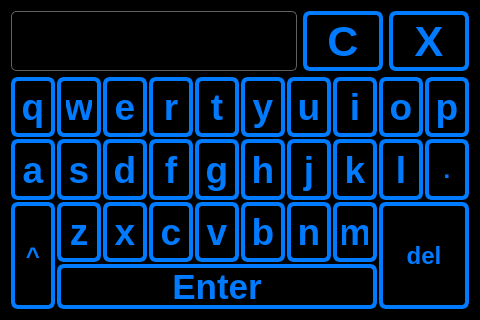
<?xml version="1.0" encoding="UTF-8"?>
<ui version="4.0">
 <class>Keyboard</class>
 <widget class="QDialog" name="Keyboard">
  <property name="geometry">
   <rect>
    <x>0</x>
    <y>0</y>
    <width>480</width>
    <height>320</height>
   </rect>
  </property>
  <property name="minimumSize">
   <size>
    <width>480</width>
    <height>320</height>
   </size>
  </property>
  <property name="maximumSize">
   <size>
    <width>480</width>
    <height>320</height>
   </size>
  </property>
  <property name="windowTitle">
   <string>Enter Name</string>
  </property>
  <property name="styleSheet">
   <string notr="true">QWidget
{
	color: rgb(0, 123, 255);	
	background-color: rgb(0, 0, 0);

}

QPushButton {
	background-color: rgb(0, 0, 0);
	color: (0, 123, 255);
    border-width: 4px;
	border-color: rgb(0, 123, 255);
	border-style: solid;
	border-radius: 7;
	padding: 3px;
	padding-left: 5px;
	padding-right: 5px;
}

QPushButton:pressed
{
	color: rgb(239, 151, 0);	
	border-color: rgb(239, 151, 0);
}

QPushButton:checked
{
	color: rgb(239, 151, 0);	
	border-color: rgb(239, 151, 0);
}

QLineEdit
{
	color: (0, 123, 255);
    padding: 1px;
    border-style: solid;
    border: 1px solid rgb(97, 97, 97);
    border-radius: 5;
}

#LName {
	color: rgb(239, 151, 0);
}
</string>
  </property>
  <layout class="QVBoxLayout" name="verticalLayout">
   <item>
    <layout class="QHBoxLayout" name="horizontalLayout">
     <item>
      <widget class="QLineEdit" name="LName">
       <property name="minimumSize">
        <size>
         <width>0</width>
         <height>50</height>
        </size>
       </property>
       <property name="maximumSize">
        <size>
         <width>16777215</width>
         <height>60</height>
        </size>
       </property>
       <property name="font">
        <font>
         <pointsize>32</pointsize>
        </font>
       </property>
      </widget>
     </item>
     <item>
      <widget class="QPushButton" name="clear">
       <property name="minimumSize">
        <size>
         <width>80</width>
         <height>0</height>
        </size>
       </property>
       <property name="maximumSize">
        <size>
         <width>16777215</width>
         <height>60</height>
        </size>
       </property>
       <property name="font">
        <font>
         <pointsize>32</pointsize>
         <weight>75</weight>
         <bold>true</bold>
        </font>
       </property>
       <property name="text">
        <string>C</string>
       </property>
      </widget>
     </item>
     <item>
      <widget class="QPushButton" name="backButton">
       <property name="minimumSize">
        <size>
         <width>80</width>
         <height>0</height>
        </size>
       </property>
       <property name="maximumSize">
        <size>
         <width>16777215</width>
         <height>60</height>
        </size>
       </property>
       <property name="font">
        <font>
         <pointsize>32</pointsize>
         <weight>75</weight>
         <bold>true</bold>
        </font>
       </property>
       <property name="text">
        <string>X</string>
       </property>
      </widget>
     </item>
    </layout>
   </item>
   <item>
    <layout class="QGridLayout" name="gridLayout">
     <property name="spacing">
      <number>2</number>
     </property>
     <item row="0" column="0">
      <widget class="QPushButton" name="Buttonq">
       <property name="sizePolicy">
        <sizepolicy hsizetype="Expanding" vsizetype="Expanding">
         <horstretch>0</horstretch>
         <verstretch>0</verstretch>
        </sizepolicy>
       </property>
       <property name="minimumSize">
        <size>
         <width>44</width>
         <height>0</height>
        </size>
       </property>
       <property name="font">
        <font>
         <pointsize>28</pointsize>
         <weight>75</weight>
         <bold>true</bold>
        </font>
       </property>
       <property name="text">
        <string>q</string>
       </property>
      </widget>
     </item>
     <item row="0" column="1">
      <widget class="QPushButton" name="Buttonw">
       <property name="sizePolicy">
        <sizepolicy hsizetype="Expanding" vsizetype="Expanding">
         <horstretch>0</horstretch>
         <verstretch>0</verstretch>
        </sizepolicy>
       </property>
       <property name="minimumSize">
        <size>
         <width>44</width>
         <height>0</height>
        </size>
       </property>
       <property name="font">
        <font>
         <pointsize>28</pointsize>
         <weight>75</weight>
         <bold>true</bold>
        </font>
       </property>
       <property name="text">
        <string>w</string>
       </property>
      </widget>
     </item>
     <item row="0" column="2">
      <widget class="QPushButton" name="Buttone">
       <property name="sizePolicy">
        <sizepolicy hsizetype="Expanding" vsizetype="Expanding">
         <horstretch>0</horstretch>
         <verstretch>0</verstretch>
        </sizepolicy>
       </property>
       <property name="minimumSize">
        <size>
         <width>44</width>
         <height>0</height>
        </size>
       </property>
       <property name="font">
        <font>
         <pointsize>28</pointsize>
         <weight>75</weight>
         <bold>true</bold>
        </font>
       </property>
       <property name="text">
        <string>e</string>
       </property>
      </widget>
     </item>
     <item row="0" column="4">
      <widget class="QPushButton" name="Buttont">
       <property name="sizePolicy">
        <sizepolicy hsizetype="Expanding" vsizetype="Expanding">
         <horstretch>0</horstretch>
         <verstretch>0</verstretch>
        </sizepolicy>
       </property>
       <property name="minimumSize">
        <size>
         <width>44</width>
         <height>0</height>
        </size>
       </property>
       <property name="font">
        <font>
         <pointsize>28</pointsize>
         <weight>75</weight>
         <bold>true</bold>
        </font>
       </property>
       <property name="text">
        <string>t</string>
       </property>
      </widget>
     </item>
     <item row="0" column="3">
      <widget class="QPushButton" name="Buttonr">
       <property name="sizePolicy">
        <sizepolicy hsizetype="Expanding" vsizetype="Expanding">
         <horstretch>0</horstretch>
         <verstretch>0</verstretch>
        </sizepolicy>
       </property>
       <property name="minimumSize">
        <size>
         <width>44</width>
         <height>0</height>
        </size>
       </property>
       <property name="font">
        <font>
         <pointsize>28</pointsize>
         <weight>75</weight>
         <bold>true</bold>
        </font>
       </property>
       <property name="text">
        <string>r</string>
       </property>
      </widget>
     </item>
     <item row="0" column="8">
      <widget class="QPushButton" name="Buttono">
       <property name="sizePolicy">
        <sizepolicy hsizetype="Expanding" vsizetype="Expanding">
         <horstretch>0</horstretch>
         <verstretch>0</verstretch>
        </sizepolicy>
       </property>
       <property name="minimumSize">
        <size>
         <width>44</width>
         <height>0</height>
        </size>
       </property>
       <property name="font">
        <font>
         <pointsize>28</pointsize>
         <weight>75</weight>
         <bold>true</bold>
        </font>
       </property>
       <property name="text">
        <string>o</string>
       </property>
      </widget>
     </item>
     <item row="0" column="6">
      <widget class="QPushButton" name="Buttonu">
       <property name="sizePolicy">
        <sizepolicy hsizetype="Expanding" vsizetype="Expanding">
         <horstretch>0</horstretch>
         <verstretch>0</verstretch>
        </sizepolicy>
       </property>
       <property name="minimumSize">
        <size>
         <width>44</width>
         <height>0</height>
        </size>
       </property>
       <property name="font">
        <font>
         <pointsize>28</pointsize>
         <weight>75</weight>
         <bold>true</bold>
        </font>
       </property>
       <property name="text">
        <string>u</string>
       </property>
      </widget>
     </item>
     <item row="0" column="7">
      <widget class="QPushButton" name="Buttoni">
       <property name="sizePolicy">
        <sizepolicy hsizetype="Expanding" vsizetype="Expanding">
         <horstretch>0</horstretch>
         <verstretch>0</verstretch>
        </sizepolicy>
       </property>
       <property name="minimumSize">
        <size>
         <width>44</width>
         <height>0</height>
        </size>
       </property>
       <property name="font">
        <font>
         <pointsize>28</pointsize>
         <weight>75</weight>
         <bold>true</bold>
        </font>
       </property>
       <property name="text">
        <string>i</string>
       </property>
      </widget>
     </item>
     <item row="0" column="5">
      <widget class="QPushButton" name="Buttony">
       <property name="sizePolicy">
        <sizepolicy hsizetype="Expanding" vsizetype="Expanding">
         <horstretch>0</horstretch>
         <verstretch>0</verstretch>
        </sizepolicy>
       </property>
       <property name="minimumSize">
        <size>
         <width>44</width>
         <height>0</height>
        </size>
       </property>
       <property name="font">
        <font>
         <pointsize>28</pointsize>
         <weight>75</weight>
         <bold>true</bold>
        </font>
       </property>
       <property name="text">
        <string>y</string>
       </property>
      </widget>
     </item>
     <item row="2" column="1">
      <widget class="QPushButton" name="Buttons">
       <property name="sizePolicy">
        <sizepolicy hsizetype="Expanding" vsizetype="Expanding">
         <horstretch>0</horstretch>
         <verstretch>0</verstretch>
        </sizepolicy>
       </property>
       <property name="minimumSize">
        <size>
         <width>44</width>
         <height>0</height>
        </size>
       </property>
       <property name="font">
        <font>
         <pointsize>28</pointsize>
         <weight>75</weight>
         <bold>true</bold>
        </font>
       </property>
       <property name="text">
        <string>s</string>
       </property>
      </widget>
     </item>
     <item row="2" column="2">
      <widget class="QPushButton" name="Buttond">
       <property name="sizePolicy">
        <sizepolicy hsizetype="Expanding" vsizetype="Expanding">
         <horstretch>0</horstretch>
         <verstretch>0</verstretch>
        </sizepolicy>
       </property>
       <property name="minimumSize">
        <size>
         <width>44</width>
         <height>0</height>
        </size>
       </property>
       <property name="font">
        <font>
         <pointsize>28</pointsize>
         <weight>75</weight>
         <bold>true</bold>
        </font>
       </property>
       <property name="text">
        <string>d</string>
       </property>
      </widget>
     </item>
     <item row="2" column="3">
      <widget class="QPushButton" name="Buttonf">
       <property name="sizePolicy">
        <sizepolicy hsizetype="Expanding" vsizetype="Expanding">
         <horstretch>0</horstretch>
         <verstretch>0</verstretch>
        </sizepolicy>
       </property>
       <property name="minimumSize">
        <size>
         <width>44</width>
         <height>0</height>
        </size>
       </property>
       <property name="font">
        <font>
         <pointsize>28</pointsize>
         <weight>75</weight>
         <bold>true</bold>
        </font>
       </property>
       <property name="text">
        <string>f</string>
       </property>
      </widget>
     </item>
     <item row="2" column="8">
      <widget class="QPushButton" name="Buttonl">
       <property name="sizePolicy">
        <sizepolicy hsizetype="Expanding" vsizetype="Expanding">
         <horstretch>0</horstretch>
         <verstretch>0</verstretch>
        </sizepolicy>
       </property>
       <property name="minimumSize">
        <size>
         <width>44</width>
         <height>0</height>
        </size>
       </property>
       <property name="font">
        <font>
         <pointsize>28</pointsize>
         <weight>75</weight>
         <bold>true</bold>
        </font>
       </property>
       <property name="text">
        <string>l</string>
       </property>
      </widget>
     </item>
     <item row="2" column="6">
      <widget class="QPushButton" name="Buttonj">
       <property name="sizePolicy">
        <sizepolicy hsizetype="Expanding" vsizetype="Expanding">
         <horstretch>0</horstretch>
         <verstretch>0</verstretch>
        </sizepolicy>
       </property>
       <property name="minimumSize">
        <size>
         <width>44</width>
         <height>0</height>
        </size>
       </property>
       <property name="font">
        <font>
         <pointsize>28</pointsize>
         <weight>75</weight>
         <bold>true</bold>
        </font>
       </property>
       <property name="text">
        <string>j</string>
       </property>
      </widget>
     </item>
     <item row="2" column="4">
      <widget class="QPushButton" name="Buttong">
       <property name="sizePolicy">
        <sizepolicy hsizetype="Expanding" vsizetype="Expanding">
         <horstretch>0</horstretch>
         <verstretch>0</verstretch>
        </sizepolicy>
       </property>
       <property name="minimumSize">
        <size>
         <width>44</width>
         <height>0</height>
        </size>
       </property>
       <property name="font">
        <font>
         <pointsize>28</pointsize>
         <weight>75</weight>
         <bold>true</bold>
        </font>
       </property>
       <property name="text">
        <string>g</string>
       </property>
      </widget>
     </item>
     <item row="2" column="5">
      <widget class="QPushButton" name="Buttonh">
       <property name="sizePolicy">
        <sizepolicy hsizetype="Expanding" vsizetype="Expanding">
         <horstretch>0</horstretch>
         <verstretch>0</verstretch>
        </sizepolicy>
       </property>
       <property name="minimumSize">
        <size>
         <width>44</width>
         <height>0</height>
        </size>
       </property>
       <property name="font">
        <font>
         <pointsize>28</pointsize>
         <weight>75</weight>
         <bold>true</bold>
        </font>
       </property>
       <property name="text">
        <string>h</string>
       </property>
      </widget>
     </item>
     <item row="3" column="1">
      <widget class="QPushButton" name="Buttonz">
       <property name="sizePolicy">
        <sizepolicy hsizetype="Expanding" vsizetype="Expanding">
         <horstretch>0</horstretch>
         <verstretch>0</verstretch>
        </sizepolicy>
       </property>
       <property name="minimumSize">
        <size>
         <width>44</width>
         <height>0</height>
        </size>
       </property>
       <property name="font">
        <font>
         <pointsize>28</pointsize>
         <weight>75</weight>
         <bold>true</bold>
        </font>
       </property>
       <property name="text">
        <string>z</string>
       </property>
      </widget>
     </item>
     <item row="3" column="2">
      <widget class="QPushButton" name="Buttonx">
       <property name="sizePolicy">
        <sizepolicy hsizetype="Expanding" vsizetype="Expanding">
         <horstretch>0</horstretch>
         <verstretch>0</verstretch>
        </sizepolicy>
       </property>
       <property name="minimumSize">
        <size>
         <width>44</width>
         <height>0</height>
        </size>
       </property>
       <property name="font">
        <font>
         <pointsize>28</pointsize>
         <weight>75</weight>
         <bold>true</bold>
        </font>
       </property>
       <property name="text">
        <string>x</string>
       </property>
      </widget>
     </item>
     <item row="3" column="4">
      <widget class="QPushButton" name="Buttonv">
       <property name="sizePolicy">
        <sizepolicy hsizetype="Expanding" vsizetype="Expanding">
         <horstretch>0</horstretch>
         <verstretch>0</verstretch>
        </sizepolicy>
       </property>
       <property name="minimumSize">
        <size>
         <width>44</width>
         <height>0</height>
        </size>
       </property>
       <property name="font">
        <font>
         <pointsize>28</pointsize>
         <weight>75</weight>
         <bold>true</bold>
        </font>
       </property>
       <property name="text">
        <string>v</string>
       </property>
      </widget>
     </item>
     <item row="3" column="5">
      <widget class="QPushButton" name="Buttonb">
       <property name="sizePolicy">
        <sizepolicy hsizetype="Expanding" vsizetype="Expanding">
         <horstretch>0</horstretch>
         <verstretch>0</verstretch>
        </sizepolicy>
       </property>
       <property name="minimumSize">
        <size>
         <width>44</width>
         <height>0</height>
        </size>
       </property>
       <property name="font">
        <font>
         <pointsize>28</pointsize>
         <weight>75</weight>
         <bold>true</bold>
        </font>
       </property>
       <property name="text">
        <string>b</string>
       </property>
      </widget>
     </item>
     <item row="3" column="7">
      <widget class="QPushButton" name="Buttonm">
       <property name="sizePolicy">
        <sizepolicy hsizetype="Expanding" vsizetype="Expanding">
         <horstretch>0</horstretch>
         <verstretch>0</verstretch>
        </sizepolicy>
       </property>
       <property name="minimumSize">
        <size>
         <width>44</width>
         <height>0</height>
        </size>
       </property>
       <property name="font">
        <font>
         <pointsize>28</pointsize>
         <weight>75</weight>
         <bold>true</bold>
        </font>
       </property>
       <property name="text">
        <string>m</string>
       </property>
      </widget>
     </item>
     <item row="3" column="6">
      <widget class="QPushButton" name="Buttonn">
       <property name="sizePolicy">
        <sizepolicy hsizetype="Expanding" vsizetype="Expanding">
         <horstretch>0</horstretch>
         <verstretch>0</verstretch>
        </sizepolicy>
       </property>
       <property name="minimumSize">
        <size>
         <width>44</width>
         <height>0</height>
        </size>
       </property>
       <property name="font">
        <font>
         <pointsize>28</pointsize>
         <weight>75</weight>
         <bold>true</bold>
        </font>
       </property>
       <property name="text">
        <string>n</string>
       </property>
      </widget>
     </item>
     <item row="4" column="1" colspan="7">
      <widget class="QPushButton" name="enterButton">
       <property name="minimumSize">
        <size>
         <width>20</width>
         <height>45</height>
        </size>
       </property>
       <property name="maximumSize">
        <size>
         <width>16777215</width>
         <height>45</height>
        </size>
       </property>
       <property name="font">
        <font>
         <pointsize>26</pointsize>
         <weight>75</weight>
         <bold>true</bold>
        </font>
       </property>
       <property name="text">
        <string>Enter</string>
       </property>
      </widget>
     </item>
     <item row="0" column="9">
      <widget class="QPushButton" name="Buttonp">
       <property name="sizePolicy">
        <sizepolicy hsizetype="Expanding" vsizetype="Expanding">
         <horstretch>0</horstretch>
         <verstretch>0</verstretch>
        </sizepolicy>
       </property>
       <property name="minimumSize">
        <size>
         <width>44</width>
         <height>0</height>
        </size>
       </property>
       <property name="font">
        <font>
         <pointsize>28</pointsize>
         <weight>75</weight>
         <bold>true</bold>
        </font>
       </property>
       <property name="text">
        <string>p</string>
       </property>
      </widget>
     </item>
     <item row="2" column="0">
      <widget class="QPushButton" name="Buttona">
       <property name="sizePolicy">
        <sizepolicy hsizetype="Expanding" vsizetype="Expanding">
         <horstretch>0</horstretch>
         <verstretch>0</verstretch>
        </sizepolicy>
       </property>
       <property name="minimumSize">
        <size>
         <width>44</width>
         <height>0</height>
        </size>
       </property>
       <property name="font">
        <font>
         <pointsize>28</pointsize>
         <weight>75</weight>
         <bold>true</bold>
        </font>
       </property>
       <property name="text">
        <string>a</string>
       </property>
      </widget>
     </item>
     <item row="3" column="3">
      <widget class="QPushButton" name="Buttonc">
       <property name="sizePolicy">
        <sizepolicy hsizetype="Expanding" vsizetype="Expanding">
         <horstretch>0</horstretch>
         <verstretch>0</verstretch>
        </sizepolicy>
       </property>
       <property name="minimumSize">
        <size>
         <width>44</width>
         <height>0</height>
        </size>
       </property>
       <property name="font">
        <font>
         <pointsize>28</pointsize>
         <weight>75</weight>
         <bold>true</bold>
        </font>
       </property>
       <property name="text">
        <string>c</string>
       </property>
      </widget>
     </item>
     <item row="3" column="0" rowspan="2">
      <widget class="QPushButton" name="shift">
       <property name="sizePolicy">
        <sizepolicy hsizetype="Expanding" vsizetype="Expanding">
         <horstretch>0</horstretch>
         <verstretch>0</verstretch>
        </sizepolicy>
       </property>
       <property name="minimumSize">
        <size>
         <width>20</width>
         <height>0</height>
        </size>
       </property>
       <property name="font">
        <font>
         <pointsize>18</pointsize>
         <weight>75</weight>
         <bold>true</bold>
        </font>
       </property>
       <property name="styleSheet">
        <string notr="true"/>
       </property>
       <property name="text">
        <string>^</string>
       </property>
       <property name="checkable">
        <bool>true</bool>
       </property>
      </widget>
     </item>
     <item row="2" column="7">
      <widget class="QPushButton" name="Buttonk">
       <property name="sizePolicy">
        <sizepolicy hsizetype="Expanding" vsizetype="Expanding">
         <horstretch>0</horstretch>
         <verstretch>0</verstretch>
        </sizepolicy>
       </property>
       <property name="minimumSize">
        <size>
         <width>44</width>
         <height>0</height>
        </size>
       </property>
       <property name="font">
        <font>
         <pointsize>28</pointsize>
         <weight>75</weight>
         <bold>true</bold>
        </font>
       </property>
       <property name="text">
        <string>k</string>
       </property>
      </widget>
     </item>
     <item row="2" column="9">
      <widget class="QPushButton" name="dotButton">
       <property name="sizePolicy">
        <sizepolicy hsizetype="Expanding" vsizetype="Expanding">
         <horstretch>0</horstretch>
         <verstretch>0</verstretch>
        </sizepolicy>
       </property>
       <property name="minimumSize">
        <size>
         <width>20</width>
         <height>0</height>
        </size>
       </property>
       <property name="font">
        <font>
         <pointsize>18</pointsize>
         <weight>75</weight>
         <bold>true</bold>
        </font>
       </property>
       <property name="text">
        <string>.</string>
       </property>
      </widget>
     </item>
     <item row="3" column="8" rowspan="2" colspan="2">
      <widget class="QPushButton" name="delButton">
       <property name="sizePolicy">
        <sizepolicy hsizetype="Expanding" vsizetype="Expanding">
         <horstretch>0</horstretch>
         <verstretch>0</verstretch>
        </sizepolicy>
       </property>
       <property name="minimumSize">
        <size>
         <width>20</width>
         <height>0</height>
        </size>
       </property>
       <property name="font">
        <font>
         <pointsize>18</pointsize>
         <weight>75</weight>
         <bold>true</bold>
        </font>
       </property>
       <property name="text">
        <string>del</string>
       </property>
       <property name="checkable">
        <bool>false</bool>
       </property>
       <property name="checked">
        <bool>false</bool>
       </property>
      </widget>
     </item>
    </layout>
   </item>
  </layout>
 </widget>
 <resources/>
 <connections/>
</ui>
